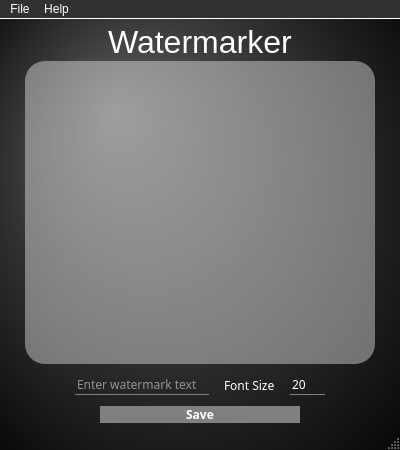
<?xml version="1.0" encoding="UTF-8"?>
<ui version="4.0">
 <class>MainWindow</class>
 <widget class="QMainWindow" name="MainWindow">
  <property name="geometry">
   <rect>
    <x>0</x>
    <y>0</y>
    <width>400</width>
    <height>450</height>
   </rect>
  </property>
  <property name="sizePolicy">
   <sizepolicy hsizetype="Preferred" vsizetype="Preferred">
    <horstretch>0</horstretch>
    <verstretch>0</verstretch>
   </sizepolicy>
  </property>
  <property name="font">
   <font>
    <family>Segoe MDL2 Assets</family>
   </font>
  </property>
  <property name="windowTitle">
   <string>MainWindow</string>
  </property>
  <property name="styleSheet">
   <string notr="true">* {
	color: white;
}

#title_label {
  text-align: center;
}

#MainWindow {	
	background-color: qradialgradient(spread:pad, cx:0.511, cy:0.505682, radius:0.79, fx:0.284091, fy:0.25, stop:0 rgba(95, 95, 95, 255), stop:1 rgba(0, 0, 0, 255))
}

QMenuBar {
	background-color: rgb(49,49,49);
	border-bottom: 0.5px solid white;
}

QMenuBar::item:selected {
	background-color: grey;
}

QMenu {
	background-color: rgb(49,49,49);
}

QMenu::item:selected {
	background-color: rgb(49,49,49);
	border-bottom: 1px solid white;	
}

#graphic_window {
	background-color: rgba(255, 255, 255, 100);
	border-radius: 20px;
}

#instruction_label {
	color: rgba(200, 200, 200, 100);
}

#watermark_input_text, #spin_box {
	background-color: rgba(255, 255, 255, 0);
	border: 0px;
	border-bottom: 0.5px solid grey;
}

#watermark_input_text::hover, #spin_box::hover {
	border-bottom: 1px solid white;
}

#save_button {
	border-radius: 10px;
	background: grey;
	width: 200px;
}

#save_button::hover {
	border: 1px solid white;
}</string>
  </property>
  <widget class="QWidget" name="main_layout">
   <property name="sizePolicy">
    <sizepolicy hsizetype="Preferred" vsizetype="Preferred">
     <horstretch>0</horstretch>
     <verstretch>0</verstretch>
    </sizepolicy>
   </property>
   <property name="font">
    <font>
     <family>Segoe Script</family>
    </font>
   </property>
   <layout class="QVBoxLayout" name="verticalLayout" stretch="0,5,2,2">
    <property name="spacing">
     <number>1</number>
    </property>
    <property name="sizeConstraint">
     <enum>QLayout::SetNoConstraint</enum>
    </property>
    <property name="leftMargin">
     <number>25</number>
    </property>
    <property name="topMargin">
     <number>5</number>
    </property>
    <property name="rightMargin">
     <number>25</number>
    </property>
    <property name="bottomMargin">
     <number>5</number>
    </property>
    <item alignment="Qt::AlignHCenter">
     <widget class="QLabel" name="title_label">
      <property name="font">
       <font>
        <family>MS Shell Dlg 2</family>
        <pointsize>24</pointsize>
        <bold>false</bold>
       </font>
      </property>
      <property name="layoutDirection">
       <enum>Qt::LeftToRight</enum>
      </property>
      <property name="styleSheet">
       <string notr="true"/>
      </property>
      <property name="text">
       <string>Watermarker</string>
      </property>
      <property name="scaledContents">
       <bool>false</bool>
      </property>
     </widget>
    </item>
    <item>
     <widget class="QGraphicsView" name="graphic_window">
      <property name="sizePolicy">
       <sizepolicy hsizetype="Expanding" vsizetype="Expanding">
        <horstretch>0</horstretch>
        <verstretch>0</verstretch>
       </sizepolicy>
      </property>
     </widget>
    </item>
    <item>
     <layout class="QHBoxLayout" name="options_layout">
      <property name="spacing">
       <number>15</number>
      </property>
      <property name="leftMargin">
       <number>50</number>
      </property>
      <property name="topMargin">
       <number>10</number>
      </property>
      <property name="rightMargin">
       <number>50</number>
      </property>
      <property name="bottomMargin">
       <number>10</number>
      </property>
      <item>
       <widget class="QLineEdit" name="watermark_input_text">
        <property name="sizePolicy">
         <sizepolicy hsizetype="Expanding" vsizetype="Fixed">
          <horstretch>0</horstretch>
          <verstretch>0</verstretch>
         </sizepolicy>
        </property>
        <property name="font">
         <font>
          <family>calibri 53</family>
         </font>
        </property>
        <property name="styleSheet">
         <string notr="true"/>
        </property>
        <property name="text">
         <string/>
        </property>
        <property name="dragEnabled">
         <bool>false</bool>
        </property>
        <property name="placeholderText">
         <string>Enter watermark text</string>
        </property>
       </widget>
      </item>
      <item>
       <widget class="QLabel" name="font_size_label">
        <property name="font">
         <font>
          <family>calibri 53</family>
         </font>
        </property>
        <property name="text">
         <string>Font Size</string>
        </property>
       </widget>
      </item>
      <item>
       <widget class="QSpinBox" name="spin_box">
        <property name="font">
         <font>
          <family>calibri 53</family>
         </font>
        </property>
        <property name="value">
         <number>20</number>
        </property>
       </widget>
      </item>
     </layout>
    </item>
    <item alignment="Qt::AlignHCenter">
     <widget class="QPushButton" name="save_button">
      <property name="enabled">
       <bool>true</bool>
      </property>
      <property name="font">
       <font>
        <family>calibri 53</family>
        <bold>true</bold>
       </font>
      </property>
      <property name="styleSheet">
       <string notr="true"/>
      </property>
      <property name="text">
       <string>Save</string>
      </property>
     </widget>
    </item>
   </layout>
   <zorder>graphic_window</zorder>
   <zorder>save_button</zorder>
   <zorder>title_label</zorder>
  </widget>
  <widget class="QMenuBar" name="menubar">
   <property name="geometry">
    <rect>
     <x>0</x>
     <y>0</y>
     <width>400</width>
     <height>22</height>
    </rect>
   </property>
   <widget class="QMenu" name="menuFile">
    <property name="title">
     <string>File</string>
    </property>
    <addaction name="actionLoad"/>
    <addaction name="actionSave"/>
    <addaction name="separator"/>
    <addaction name="actionExit"/>
   </widget>
   <widget class="QMenu" name="menuAbout">
    <property name="title">
     <string>Help</string>
    </property>
    <addaction name="actionAbout"/>
    <addaction name="actionAboutQt"/>
   </widget>
   <addaction name="menuFile"/>
   <addaction name="menuAbout"/>
  </widget>
  <widget class="QStatusBar" name="statusbar"/>
  <action name="actionLoad">
   <property name="text">
    <string>Load</string>
   </property>
  </action>
  <action name="actionSave">
   <property name="text">
    <string>Save</string>
   </property>
  </action>
  <action name="actionAbout">
   <property name="text">
    <string>Info</string>
   </property>
  </action>
  <action name="actionAboutQt">
   <property name="text">
    <string>About Qt</string>
   </property>
  </action>
  <action name="actionExit">
   <property name="text">
    <string>Exit</string>
   </property>
  </action>
 </widget>
 <resources/>
 <connections/>
</ui>
